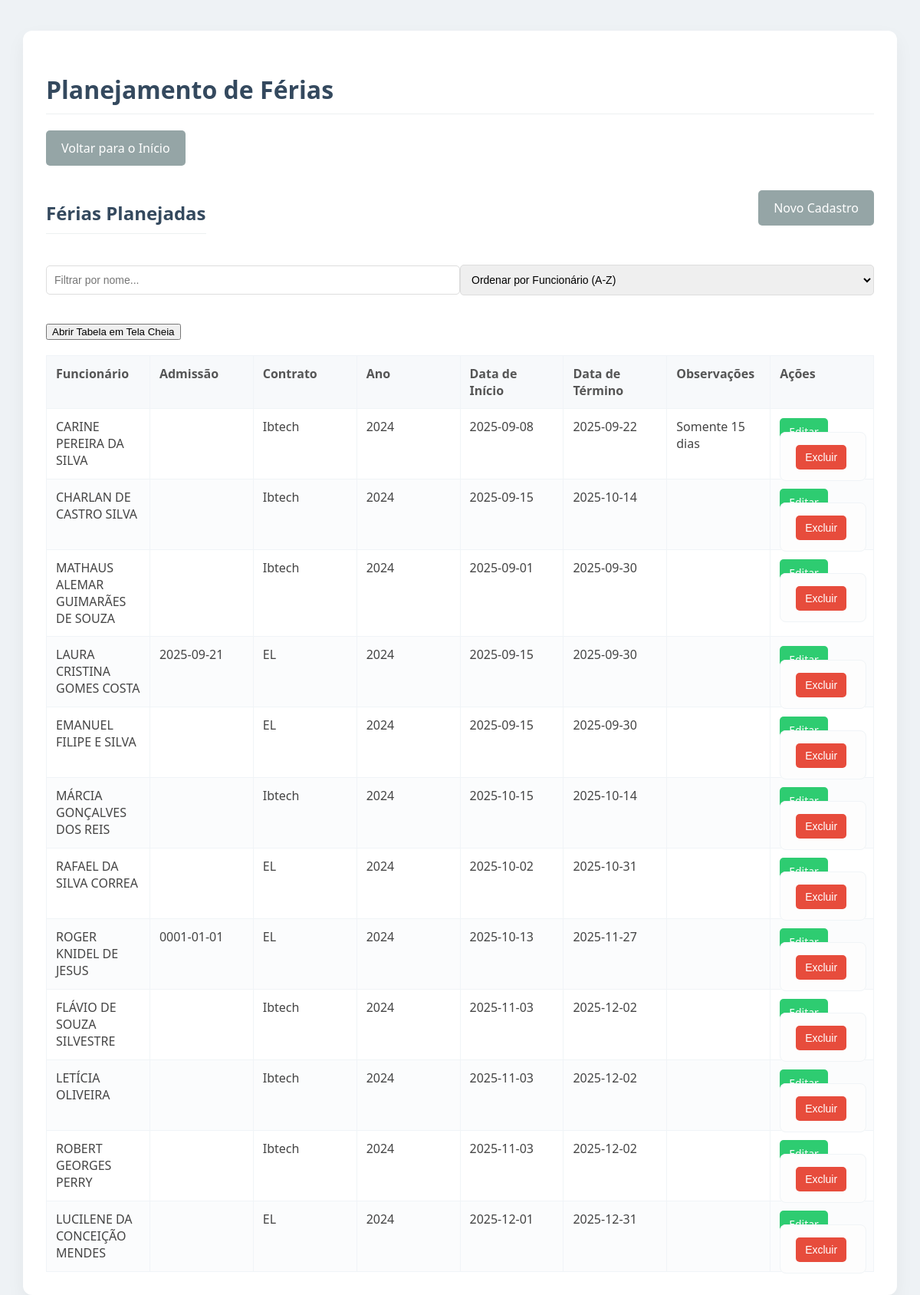
/ferias, run on the app's committed database.
### tables this page shows
CREATE TABLE ferias (
            id INTEGER PRIMARY KEY AUTOINCREMENT,
            funcionario TEXT NOT NULL,
            admissao TEXT,
            contrato TEXT,
            ano INTEGER,
            data_inicio TEXT,
            data_termino TEXT,
            obs TEXT
        );

### app.py (the view)
@app.route('/ferias')
def ferias():
    conn = get_db_connection()
    ferias_data = conn.execute('SELECT * FROM ferias').fetchall()
    tecnicos_data = conn.execute('SELECT nome, contrato FROM tecnicos').fetchall()
    conn.close()
    return render_template('ferias.html', ferias=ferias_data, tecnicos=tecnicos_data)

### app.py (called while the page is built)
def get_db_connection():
    conn = sqlite3.connect('database.db')
    conn.row_factory = sqlite3.Row
    return conn

### templates/ferias.html (shortened to what this page needs)
<!DOCTYPE html>
<html lang="pt-br">
<head>
    <link rel="stylesheet" href="{{ url_for('static', filename='style.css') }}">
</head>
<body>
    <div class="container">
        <h1>Planejamento de Férias</h1>
        <a href="{{ url_for('index') }}" class="button">Voltar para o Início</a>
        <div class="header-actions">
            <h2>Férias Planejadas</h2>
            <a href="{{ url_for('new_ferias') }}" class="button">Novo Cadastro</a>
        </div>
        <div class="controls">
            <input type="text" id="filterInput" placeholder="Filtrar por nome...">
            <select id="sortSelect">
                <option value="0">Ordenar por Funcionário (A-Z)</option>
            </select>
        </div>
        <button onclick="abrirTelaCheia('tabela-ferias')">Abrir Tabela em Tela Cheia</button>
        <table id="tabela-ferias" border="1">
            <thead>
                <tr>
                    <th>Funcionário</th>
                    <th>Admissão</th>
                    <th>Contrato</th>
                    <th>Ano</th>
                    <th>Data de Início</th>
                    <th>Data de Término</th>
                    <th>Observações</th>
                    <th>Ações</th>
                </tr>
            </thead>
            <tbody>
                {% for item in ferias %}
                <tr>
                    <td>{{ item[1] }}</td>
                    <td>{{ item[2] }}</td>
                    <td>{{ item[3] }}</td>
                    <td>{{ item[4] }}</td>
                    <td>{{ item[5] }}</td>
                    <td>{{ item[6] }}</td>
                    <td>{{ item[7] }}</td>
                    <td class="actions">
                        <a href="{{ url_for('edit_ferias', id=item[0]) }}">Editar</a>
                        <form action="{{ url_for('delete_ferias', id=item[0]) }}" method="post" style="display:inline;">
                            <button type="submit" onclick="return confirm('Tem certeza que deseja excluir este planejamento de férias?');">Excluir</button>
                        </form>
                    </td>
                </tr>
                {% endfor %}
            </tbody>
        </table>
    </div>
</body>
</html>

### static/style.css (style rules this page uses)
body { font-family: 'Segoe UI', Tahoma, Geneva, Verdana, sans-serif; background-color: #eef2f5; margin: 0; padding: 0; color: #444; }
.container { max-width: 90%; margin: 40px auto; background: #fff; padding: 30px; border-radius: 12px; box-shadow: 0 10px 25px rgba(0, 0, 0, 0.05); }
h1, h2 { color: #34495e; border-bottom: 1px solid #ecf0f1; padding-bottom: 10px; margin-top: 25px; }
form { background: #fdfdfd; padding: 20px; border-radius: 8px; margin-bottom: 20px; border: 1px solid #f0f4f7; }
input[type="text"], input[type="email"], input[type="tel"], input[type="date"], input[type="number"], select, textarea { width: 100%; padding: 10px; margin-bottom: 15px; border: 1px solid #ddd; border-radius: 5px; box-sizing: border-box; font-size: 14px; transition: border-color 0.3s; }
button[type="submit"] { background-color: #3498db; color: white; padding: 12px 20px; border: none; border-radius: 5px; cursor: pointer; font-size: 16px; transition: background-color 0.3s; }
table { width: 100%; border-collapse: collapse; margin-top: 20px; table-layout: fixed; }
th, td { padding: 12px; border: 1px solid #f0f4f7; text-align: left; vertical-align: top; word-wrap: break-word; }
th { background-color: #f7f9fb; font-weight: 600; color: #555; }
tr:nth-child(even) { background-color: #fbfcfd; }
.actions a, .actions button { display: inline-block; padding: 8px 12px; margin-right: 5px; border: none; border-radius: 5px; text-decoration: none; color: white; cursor: pointer; font-size: 14px; transition: background-color 0.3s; }
.actions a { background-color: #2ecc71; }
.actions button { background-color: #e74c3c; }
a.button { display: inline-block; padding: 12px 20px; background-color: #95a5a6; color: white; text-decoration: none; border-radius: 5px; margin-bottom: 20px; transition: background-color 0.3s; }
.header-actions { display: flex; justify-content: space-between; align-items: center; margin-bottom: 20px; }
.controls { display: flex; justify-content: space-between; align-items: center; margin-bottom: 20px; }

### data on the page
ferias: funcionario "CARINE PEREIRA DA SILVA", contrato "Ibtech", ano "2024", data_inicio "2025-09-08", data_termino "2025-09-22", obs "Somente 15 dias"
ferias: funcionario "CHARLAN DE CASTRO SILVA", contrato "Ibtech", ano "2024", data_inicio "2025-09-15", data_termino "2025-10-14"
ferias: funcionario "MATHAUS ALEMAR GUIMARÃES DE SOUZA", contrato "Ibtech", ano "2024", data_inicio "2025-09-01", data_termino "2025-09-30"
ferias: funcionario "LAURA CRISTINA GOMES COSTA", admissao "2025-09-21", contrato "EL", ano "2024", data_inicio "2025-09-15", data_termino "2025-09-30"
ferias: funcionario "EMANUEL FILIPE E SILVA", contrato "EL", ano "2024", data_inicio "2025-09-15", data_termino "2025-09-30"
ferias: funcionario "MÁRCIA GONÇALVES DOS REIS", contrato "Ibtech", ano "2024", data_inicio "2025-10-15", data_termino "2025-10-14"
ferias: funcionario "RAFAEL DA SILVA CORREA", contrato "EL", ano "2024", data_inicio "2025-10-02", data_termino "2025-10-31"
ferias: funcionario "ROGER KNIDEL DE JESUS", admissao "0001-01-01", contrato "EL", ano "2024", data_inicio "2025-10-13", data_termino "2025-11-27"
ferias: funcionario "FLÁVIO DE SOUZA SILVESTRE", contrato "Ibtech", ano "2024", data_inicio "2025-11-03", data_termino "2025-12-02"
ferias: funcionario "LETÍCIA OLIVEIRA", contrato "Ibtech", ano "2024", data_inicio "2025-11-03", data_termino "2025-12-02"
ferias: funcionario "ROBERT GEORGES PERRY", contrato "Ibtech", ano "2024", data_inicio "2025-11-03", data_termino "2025-12-02"
ferias: funcionario "LUCILENE DA CONCEIÇÃO MENDES", contrato "EL", ano "2024", data_inicio "2025-12-01", data_termino "2025-12-31"
